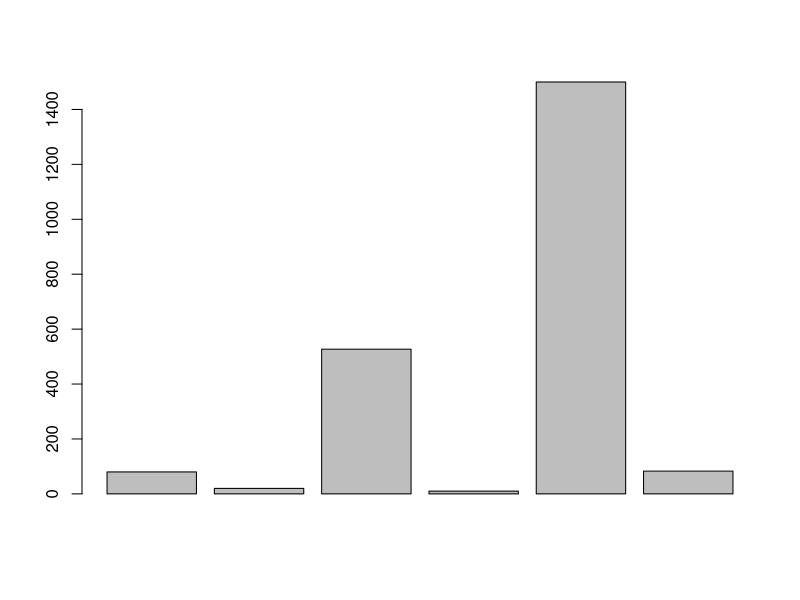
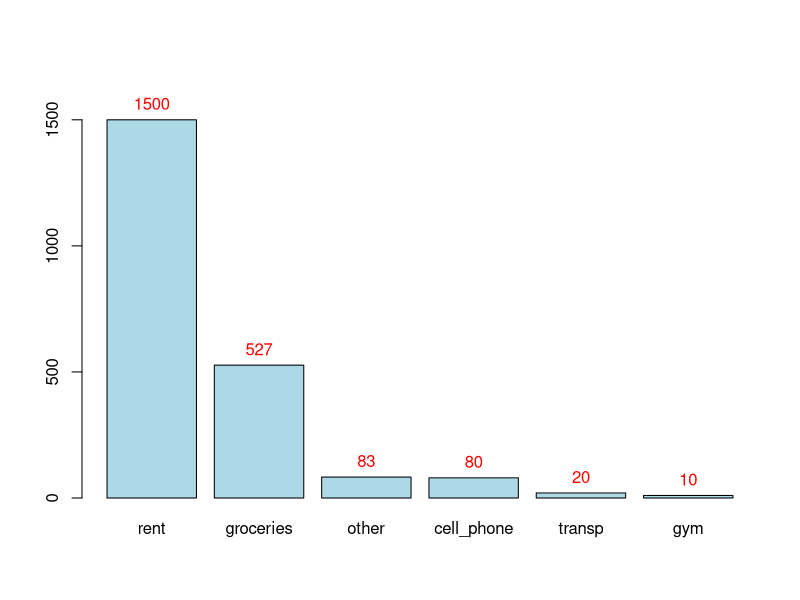

The R source for these figures, in order:
## ---- chunk 1
cell_phone <- 80
transportation <- 20
groceries <- 527
gym <- 10
rent <- 1500
other <- 83

## ---- chunk 2
total_expenses_month <- cell_phone + transportation + groceries + gym + rent + other
total_expenses_month
## ---- chunk 3
total_expenses_semester <- total_expenses_month * 5
total_expenses_semester
## ---- chunk 4
total_expenses_year <- total_expenses_month * 10
total_expenses_year
## ---- chunk 5
expenses <- c(cell_phone, transportation, groceries, gym, rent, other)
barplot(expenses)
## ---- chunk 6
expenses <- sort(expenses, decreasing = TRUE)

ylim <- c(0, 1.1 * max(expenses))

xx <- barplot(expenses, ylim = ylim, names.arg = c("rent", "groceries", "other", "cell_phone", "transp", "gym"), col = "light blue" )
text(x = xx, y = expenses, labels = expenses, pos = 3, cex = 1, col = "red")

## ---- chunk 7
# documentation about the 'abs' function
help(abs)

# documentation about the 'mean' function
help(mean)
## ---- chunk 8
# documentation about the 'abs' function
?abs

# documentation about the 'mean' function
?mean
## ---- chunk 9
# search for 'absolute'
help.search("absolute")

# alternatively you can also search like this:
??absolute
## ---- chunk 10
choose(n = 5, k = 2)
## ---- chunk 11

factorial(4)

## ---- chunk 12
n <- 5      # the number of trials
k <- 2      # the number of success
p <- 1/2    # probability of success
## ---- chunk 13
combinations <- factorial(n) / (factorial(k) * factorial(n-k))
combinations
## ---- chunk 14
Pr <- combinations * (p^k) * (1 - p)^(n-k)
Pr
## ---- chunk 15
Pr <- choose(n, k) * (p^k) * (1 - p)^(n-k)
Pr
## ---- chunk 16
n <- 10
k <- 3
p <- 1/6
Pr <- choose(n, k) * (p^k) * (1 - p)^(n-k)
Pr
## ---- chunk 17
help.search("binomial")
## ---- chunk 18
dbinom(x = 2, size = 5, prob = 1/2) # probability of 2 heads in 5 coin tosses
dbinom(x = 3, size = 10, prob = 1/6) # probability of 3 sixes in 3 rolls of a die
## ---- chunk 19
dbinom(x = 2, size = 5, prob = 0.35)
## ---- chunk 20
Pr_4heads <- dbinom(x = 4, size = 5, prob = 0.35)
Pr_5heads <- dbinom(x = 5, size = 5, prob = 0.35)
Pr_total <- Pr_4heads + Pr_5heads
Pr_total
